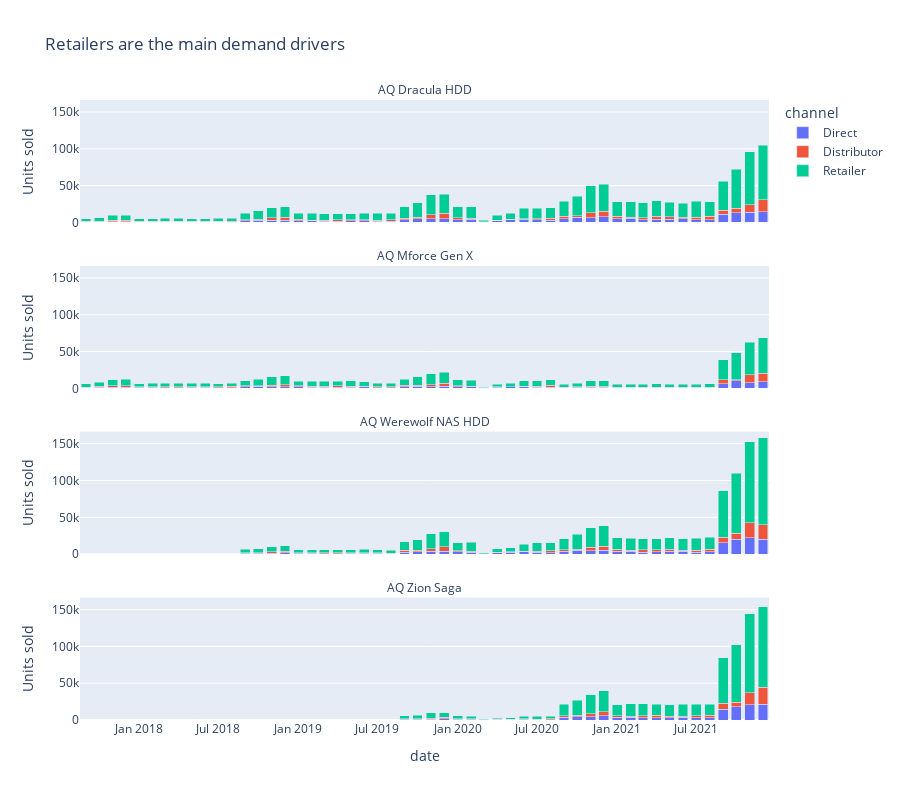

This figure's notebook cell:
### Code cell
# Plot historic bar chart

fig=px.bar(monthly_channel_sales_df,
           x='date',
           y='channel_sales',
           color='channel',
           barmode='stack',
           facet_col='display_name',
           facet_col_wrap=1,
           height=800,
           title='Retailers are the main demand drivers')

# Remove the 'display_name=' part of the annotations
fig.for_each_annotation(lambda a: a.update(text = a.text.split('=')[1]))

fig.update_yaxes(title='Units sold')

fig.show()

### Figure 1 — Plotly figure (JSON) as saved in the notebook; plotly's stock layout.template omitted (floating-point values rounded to 4 significant figures)
{"data": [{"alignmentgroup": "True", "hovertemplate": "channel=Direct<br>display_name=AQ Dracula HDD<br>date=%{x}<br>channel_sales=%{y}<extra></extra>", "legendgroup": "Direct", "marker": {"color": "#636efa", "pattern": {"shape": ""}}, "name": "Direct", "offsetgroup": "Direct", "orientation": "v", "showlegend": true, "textposition": "auto", "type": "bar", "x": ["2017-09-01", "2017-10-01", "2017-11-01", "2017-12-01", "2018-01-01", "2018-02-01", "2018-03-01", "2018-04-01", "2018-05-01", "2018-06-01", "2018-07-01", "2018-08-01", "2018-09-01", "2018-10-01", "2018-11-01", "2018-12-01", "2019-01-01", "2019-02-01", "2019-03-01", "2019-04-01", "2019-05-01", "2019-06-01", "2019-07-01", "2019-08-01", "2019-09-01", "2019-10-01", "2019-11-01", "2019-12-01", "2020-01-01", "2020-02-01", "2020-03-01", "2020-04-01", "2020-05-01", "2020-06-01", "2020-07-01", "2020-08-01", "2020-09-01", "2020-10-01", "2020-11-01", "2020-12-01", "2021-01-01", "2021-02-01", "2021-03-01", "2021-04-01", "2021-05-01", "2021-06-01", "2021-07-01", "2021-08-01", "2021-09-01", "2021-10-01", "2021-11-01", "2021-12-01"], "xaxis": "x4", "y": [992, 1186, 1129, 1203, 891, 1025, 711, 768, 1019, 995, 704, 500, 2132, 2830, 3093, 3182, 2484, 2474, 1727, 1588, 2346, 2112, 1631, 1709, 3663, 5010, 4930, 5048, 3799, 4124, 501, 2750, 3927, 4208, 3352, 2897, 5016, 7138, 6701, 7480, 4966, 5504, 3844, 4039, 4691, 4970, 3945, 3784, 11091, 12904, 13949, 14305], "yaxis": "y4"}, {"alignmentgroup": "True", "hovertemplate": "channel=Direct<br>display_name=AQ Mforce Gen X<br>date=%{x}<br>channel_sales=%{y}<extra></extra>", "legendgroup": "Direct", "marker": {"color": "#636efa", "pattern": {"shape": ""}}, "name": "Direct", "offsetgroup": "Direct", "orientation": "v", "showlegend": false, "textposition": "auto", "type": "bar", "x": ["2017-09-01", "2017-10-01", "2017-11-01", "2017-12-01", "2018-01-01", "2018-02-01", "2018-03-01", "2018-04-01", "2018-05-01", "2018-06-01", "2018-07-01", "2018-08-01", "2018-09-01", "2018-10-01", "2018-11-01", "2018-12-01", "2019-01-01", "2019-02-01", "2019-03-01", "2019-04-01", "2019-05-01", "2019-06-01", "2019-07-01", "2019-08-01", "2019-09-01", "2019-10-01", "2019-11-01", "2019-12-01", "2020-01-01", "2020-02-01", "2020-03-01", "2020-04-01", "2020-05-01", "2020-06-01", "2020-07-01", "2020-08-01", "2020-09-01", "2020-10-01", "2020-11-01", "2020-12-01", "2021-01-01", "2021-02-01", "2021-03-01", "2021-04-01", "2021-05-01", "2021-06-01", "2021-07-01", "2021-08-01", "2021-09-01", "2021-10-01", "2021-11-01", "2021-12-01"], "xaxis": "x3", "y": [1035, 1534, 1372, 1507, 1323, 1233, 799, 862, 1149, 1249, 902, 783, 2032, 2468, 2186, 2369, 1911, 1718, 1315, 1205, 1752, 1870, 950, 885, 2121, 2754, 2290, 3127, 2122, 1778, 265, 1594, 2149, 2491, 1762, 1740, 1022, 1619, 1340, 1441, 937, 1114, 716, 834, 857, 820, 679, 923, 6245, 10038, 7857, 9221], "yaxis": "y3"}, {"alignmentgroup": "True", "hovertemplate": "channel=Direct<br>display_name=AQ Werewolf NAS HDD<br>date=%{x}<br>channel_sales=%{y}<extra></extra>", "legendgroup": "Direct", "marker": {"color": "#636efa", "pattern": {"shape": ""}}, "name": "Direct", "offsetgroup": "Direct", "orientation": "v", "showlegend": false, "textposition": "auto", "type": "bar", "x": ["2018-09-01", "2018-10-01", "2018-11-01", "2018-12-01", "2019-01-01", "2019-02-01", "2019-03-01", "2019-04-01", "2019-05-01", "2019-06-01", "2019-07-01", "2019-08-01", "2019-09-01", "2019-10-01", "2019-11-01", "2019-12-01", "2020-01-01", "2020-02-01", "2020-03-01", "2020-04-01", "2020-05-01", "2020-06-01", "2020-07-01", "2020-08-01", "2020-09-01", "2020-10-01", "2020-11-01", "2020-12-01", "2021-01-01", "2021-02-01", "2021-03-01", "2021-04-01", "2021-05-01", "2021-06-01", "2021-07-01", "2021-08-01", "2021-09-01", "2021-10-01", "2021-11-01", "2021-12-01"], "xaxis": "x2", "y": [1056, 1435, 1514, 1734, 1176, 1194, 753, 845, 1065, 1216, 1001, 852, 2714, 3568, 3742, 4256, 3159, 2746, 359, 1953, 2764, 3347, 2912, 2140, 3621, 5057, 4601, 5131, 4015, 3830, 2905, 3091, 3853, 3726, 2867, 3138, 15564, 20139, 22519, 20456], "yaxis": "y2"}, {"alignmentgroup": "True", "hovertemplate": "channel=Direct<br>display_name=AQ Zion Saga<br>date=%{x}<br>channel_sales=%{y}<extra></extra>", "legendgroup": "Direct", "marker": {"color": "#636efa", "pattern": {"shape": ""}}, "name": "Direct", "offsetgroup": "Direct", "orientation": "v", "showlegend": false, "textposition": "auto", "type": "bar", "x": ["2019-09-01", "2019-10-01", "2019-11-01", "2019-12-01", "2020-01-01", "2020-02-01", "2020-03-01", "2020-04-01", "2020-05-01", "2020-06-01", "2020-07-01", "2020-08-01", "2020-09-01", "2020-10-01", "2020-11-01", "2020-12-01", "2021-01-01", "2021-02-01", "2021-03-01", "2021-04-01", "2021-05-01", "2021-06-01", "2021-07-01", "2021-08-01", "2021-09-01", "2021-10-01", "2021-11-01", "2021-12-01"], "xaxis": "x", "y": [916, 1194, 1164, 1781, 1068, 944, 138, 661, 1161, 1170, 662, 651, 3817, 4556, 4493, 5768, 3429, 4047, 2730, 3128, 3378, 3826, 2786, 3306, 14427, 18188, 21051, 21205], "yaxis": "y"}, {"alignmentgroup": "True", "hovertemplate": "channel=Distributor<br>display_name=AQ Dracula HDD<br>date=%{x}<br>channel_sales=%{y}<extra></extra>", "legendgroup": "Distributor", "marker": {"color": "#EF553B", "pattern": {"shape": ""}}, "name": "Distributor", "offsetgroup": "Distributor", "orientation": "v", "showlegend": true, "textposition": "auto", "type": "bar", "x": ["2017-09-01", "2017-10-01", "2017-11-01", "2017-12-01", "2018-01-01", "2018-02-01", "2018-03-01", "2018-04-01", "2018-05-01", "2018-06-01", "2018-07-01", "2018-08-01", "2018-09-01", "2018-10-01", "2018-11-01", "2018-12-01", "2019-01-01", "2019-02-01", "2019-03-01", "2019-04-01", "2019-05-01", "2019-06-01", "2019-07-01", "2019-08-01", "2019-09-01", "2019-10-01", "2019-11-01", "2019-12-01", "2020-01-01", "2020-02-01", "2020-03-01", "2020-04-01", "2020-05-01", "2020-06-01", "2020-07-01", "2020-08-01", "2020-09-01", "2020-10-01", "2020-11-01", "2020-12-01", "2021-01-01", "2021-02-01", "2021-03-01", "2021-04-01", "2021-05-01", "2021-06-01", "2021-07-01", "2021-08-01", "2021-09-01", "2021-10-01", "2021-11-01", "2021-12-01"], "xaxis": "x4", "y": [611, 576, 1986, 1826, 603, 362, 1204, 1133, 471, 699, 846, 1163, 1493, 1521, 3013, 3702, 1719, 708, 1591, 1974, 1508, 1252, 1618, 1969, 2193, 2090, 5723, 7388, 2585, 1352, 343, 453, 385, 608, 1812, 2640, 3138, 2039, 6229, 7450, 3759, 1512, 2619, 4681, 2899, 1791, 3406, 4809, 5586, 6237, 10207, 16553], "yaxis": "y4"}, {"alignmentgroup": "True", "hovertemplate": "channel=Distributor<br>display_name=AQ Mforce Gen X<br>date=%{x}<br>channel_sales=%{y}<extra></extra>", "legendgroup": "Distributor", "marker": {"color": "#EF553B", "pattern": {"shape": ""}}, "name": "Distributor", "offsetgroup": "Distributor", "orientation": "v", "showlegend": false, "textposition": "auto", "type": "bar", "x": ["2017-09-01", "2017-10-01", "2017-11-01", "2017-12-01", "2018-01-01", "2018-02-01", "2018-03-01", "2018-04-01", "2018-05-01", "2018-06-01", "2018-07-01", "2018-08-01", "2018-09-01", "2018-10-01", "2018-11-01", "2018-12-01", "2019-01-01", "2019-02-01", "2019-03-01", "2019-04-01", "2019-05-01", "2019-06-01", "2019-07-01", "2019-08-01", "2019-09-01", "2019-10-01", "2019-11-01", "2019-12-01", "2020-01-01", "2020-02-01", "2020-03-01", "2020-04-01", "2020-05-01", "2020-06-01", "2020-07-01", "2020-08-01", "2020-09-01", "2020-10-01", "2020-11-01", "2020-12-01", "2021-01-01", "2021-02-01", "2021-03-01", "2021-04-01", "2021-05-01", "2021-06-01", "2021-07-01", "2021-08-01", "2021-09-01", "2021-10-01", "2021-11-01", "2021-12-01"], "xaxis": "x3", "y": [656, 1037, 2181, 2229, 607, 852, 1080, 1042, 805, 694, 886, 1772, 1252, 1024, 2188, 2732, 1335, 1012, 1367, 2027, 1224, 834, 939, 1037, 1727, 1358, 2644, 3465, 1288, 695, 155, 308, 246, 256, 970, 2082, 682, 518, 1295, 1244, 311, 257, 533, 836, 632, 322, 850, 640, 5581, 1288, 10724, 11492], "yaxis": "y3"}, {"alignmentgroup": "True", "hovertemplate": "channel=Distributor<br>display_name=AQ Werewolf NAS HDD<br>date=%{x}<br>channel_sales=%{y}<extra></extra>", "legendgroup": "Distributor", "marker": {"color": "#EF553B", "pattern": {"shape": ""}}, "name": "Distributor", "offsetgroup": "Distributor", "orientation": "v", "showlegend": false, "textposition": "auto", "type": "bar", "x": ["2018-09-01", "2018-10-01", "2018-11-01", "2018-12-01", "2019-01-01", "2019-02-01", "2019-03-01", "2019-04-01", "2019-05-01", "2019-06-01", "2019-07-01", "2019-08-01", "2019-09-01", "2019-10-01", "2019-11-01", "2019-12-01", "2020-01-01", "2020-02-01", "2020-03-01", "2020-04-01", "2020-05-01", "2020-06-01", "2020-07-01", "2020-08-01", "2020-09-01", "2020-10-01", "2020-11-01", "2020-12-01", "2021-01-01", "2021-02-01", "2021-03-01", "2021-04-01", "2021-05-01", "2021-06-01", "2021-07-01", "2021-08-01", "2021-09-01", "2021-10-01", "2021-11-01", "2021-12-01"], "xaxis": "x2", "y": [1127, 532, 1552, 2327, 801, 585, 877, 967, 1034, 601, 825, 635, 2312, 1803, 3583, 5735, 1626, 1214, 194, 373, 389, 445, 1026, 2685, 2091, 1427, 4803, 5715, 2753, 1543, 3009, 2612, 2746, 1250, 2269, 3588, 7665, 8222, 20350, 19722], "yaxis": "y2"}, {"alignmentgroup": "True", "hovertemplate": "channel=Distributor<br>display_name=AQ Zion Saga<br>date=%{x}<br>channel_sales=%{y}<extra></extra>", "legendgroup": "Distributor", "marker": {"color": "#EF553B", "pattern": {"shape": ""}}, "name": "Distributor", "offsetgroup": "Distributor", "orientation": "v", "showlegend": false, "textposition": "auto", "type": "bar", "x": ["2019-09-01", "2019-10-01", "2019-11-01", "2019-12-01", "2020-01-01", "2020-02-01", "2020-03-01", "2020-04-01", "2020-05-01", "2020-06-01", "2020-07-01", "2020-08-01", "2020-09-01", "2020-10-01", "2020-11-01", "2020-12-01", "2021-01-01", "2021-02-01", "2021-03-01", "2021-04-01", "2021-05-01", "2021-06-01", "2021-07-01", "2021-08-01", "2021-09-01", "2021-10-01", "2021-11-01", "2021-12-01"], "xaxis": "x", "y": [810, 175, 1538, 1777, 835, 497, 67, 114, 108, 213, 274, 888, 1792, 2014, 3686, 5248, 2421, 1175, 3057, 3512, 1896, 1174, 2895, 3211, 8566, 5895, 15786, 23403], "yaxis": "y"}, {"alignmentgroup": "True", "hovertemplate": "channel=Retailer<br>display_name=AQ Dracula HDD<br>date=%{x}<br>channel_sales=%{y}<extra></extra>", "legendgroup": "Retailer", "marker": {"color": "#00cc96", "pattern": {"shape": ""}}, "name": "Retailer", "offsetgroup": "Retailer", "orientation": "v", "showlegend": true, "textposition": "auto", "type": "bar", "x": ["2017-09-01", "2017-10-01", "2017-11-01", "2017-12-01", "2018-01-01", "2018-02-01", "2018-03-01", "2018-04-01", "2018-05-01", "2018-06-01", "2018-07-01", "2018-08-01", "2018-09-01", "2018-10-01", "2018-11-01", "2018-12-01", "2019-01-01", "2019-02-01", "2019-03-01", "2019-04-01", "2019-05-01", "2019-06-01", "2019-07-01", "2019-08-01", "2019-09-01", "2019-10-01", "2019-11-01", "2019-12-01", "2020-01-01", "2020-02-01", "2020-03-01", "2020-04-01", "2020-05-01", "2020-06-01", "2020-07-01", "2020-08-01", "2020-09-01", "2020-10-01", "2020-11-01", "2020-12-01", "2021-01-01", "2021-02-01", "2021-03-01", "2021-04-01", "2021-05-01", "2021-06-01", "2021-07-01", "2021-08-01", "2021-09-01", "2021-10-01", "2021-11-01", "2021-12-01"], "xaxis": "x4", "y": [3634, 4710, 6527, 6543, 3729, 3669, 3923, 3689, 3622, 3560, 3960, 3736, 8957, 11512, 14189, 14406, 8139, 9433, 8629, 8532, 8271, 8811, 8979, 8918, 15201, 19492, 26715, 25571, 15003, 15537, 2134, 6447, 8087, 14509, 14261, 14504, 20540, 26756, 37126, 36881, 19436, 21289, 20432, 20755, 20060, 19651, 21394, 19845, 39547, 53474, 72086, 73768], "yaxis": "y4"}, {"alignmentgroup": "True", "hovertemplate": "channel=Retailer<br>display_name=AQ Mforce Gen X<br>date=%{x}<br>channel_sales=%{y}<extra></extra>", "legendgroup": "Retailer", "marker": {"color": "#00cc96", "pattern": {"shape": ""}}, "name": "Retailer", "offsetgroup": "Retailer", "orientation": "v", "showlegend": false, "textposition": "auto", "type": "bar", "x": ["2017-09-01", "2017-10-01", "2017-11-01", "2017-12-01", "2018-01-01", "2018-02-01", "2018-03-01", "2018-04-01", "2018-05-01", "2018-06-01", "2018-07-01", "2018-08-01", "2018-09-01", "2018-10-01", "2018-11-01", "2018-12-01", "2019-01-01", "2019-02-01", "2019-03-01", "2019-04-01", "2019-05-01", "2019-06-01", "2019-07-01", "2019-08-01", "2019-09-01", "2019-10-01", "2019-11-01", "2019-12-01", "2020-01-01", "2020-02-01", "2020-03-01", "2020-04-01", "2020-05-01", "2020-06-01", "2020-07-01", "2020-08-01", "2020-09-01", "2020-10-01", "2020-11-01", "2020-12-01", "2021-01-01", "2021-02-01", "2021-03-01", "2021-04-01", "2021-05-01", "2021-06-01", "2021-07-01", "2021-08-01", "2021-09-01", "2021-10-01", "2021-11-01", "2021-12-01"], "xaxis": "x3", "y": [4497, 5817, 7817, 8307, 4560, 4516, 4886, 4788, 4781, 4821, 4523, 4464, 6925, 8811, 11347, 11950, 6580, 6966, 6840, 6640, 7180, 6290, 5162, 5038, 8271, 11351, 14811, 15218, 8290, 8161, 1182, 3327, 4479, 7639, 7823, 7930, 3717, 4992, 7372, 7482, 4152, 4193, 4313, 4204, 4091, 4282, 4239, 4398, 26712, 36772, 44247, 47906], "yaxis": "y3"}, {"alignmentgroup": "True", "hovertemplate": "channel=Retailer<br>display_name=AQ Werewolf NAS HDD<br>date=%{x}<br>channel_sales=%{y}<extra></extra>", "legendgroup": "Retailer", "marker": {"color": "#00cc96", "pattern": {"shape": ""}}, "name": "Retailer", "offsetgroup": "Retailer", "orientation": "v", "showlegend": false, "textposition": "auto", "type": "bar", "x": ["2018-09-01", "2018-10-01", "2018-11-01", "2018-12-01", "2019-01-01", "2019-02-01", "2019-03-01", "2019-04-01", "2019-05-01", "2019-06-01", "2019-07-01", "2019-08-01", "2019-09-01", "2019-10-01", "2019-11-01", "2019-12-01", "2020-01-01", "2020-02-01", "2020-03-01", "2020-04-01", "2020-05-01", "2020-06-01", "2020-07-01", "2020-08-01", "2020-09-01", "2020-10-01", "2020-11-01", "2020-12-01", "2021-01-01", "2021-02-01", "2021-03-01", "2021-04-01", "2021-05-01", "2021-06-01", "2021-07-01", "2021-08-01", "2021-09-01", "2021-10-01", "2021-11-01", "2021-12-01"], "xaxis": "x2", "y": [4166, 5479, 6820, 7503, 4128, 4422, 4256, 4398, 4140, 4597, 4391, 4002, 11822, 14345, 20355, 20708, 10806, 12080, 1598, 5053, 5820, 9390, 11442, 10507, 15504, 20744, 26558, 27560, 15474, 16020, 15238, 15039, 15998, 15752, 16155, 16022, 63140, 81406, 109627, 117862], "yaxis": "y2"}, {"alignmentgroup": "True", "hovertemplate": "channel=Retailer<br>display_name=AQ Zion Saga<br>date=%{x}<br>channel_sales=%{y}<extra></extra>", "legendgroup": "Retailer", "marker": {"color": "#00cc96", "pattern": {"shape": ""}}, "name": "Retailer", "offsetgroup": "Retailer", "orientation": "v", "showlegend": false, "textposition": "auto", "type": "bar", "x": ["2019-09-01", "2019-10-01", "2019-11-01", "2019-12-01", "2020-01-01", "2020-02-01", "2020-03-01", "2020-04-01", "2020-05-01", "2020-06-01", "2020-07-01", "2020-08-01", "2020-09-01", "2020-10-01", "2020-11-01", "2020-12-01", "2021-01-01", "2021-02-01", "2021-03-01", "2021-04-01", "2021-05-01", "2021-06-01", "2021-07-01", "2021-08-01", "2021-09-01", "2021-10-01", "2021-11-01", "2021-12-01"], "xaxis": "x", "y": [3808, 4918, 7081, 6280, 3853, 3800, 537, 1872, 1978, 3852, 4088, 3629, 16051, 20248, 25852, 28550, 15056, 16719, 16429, 15037, 15713, 16655, 15399, 14752, 61253, 78308, 107507, 109567], "yaxis": "y"}], "layout": {"annotations": [{"font": {}, "showarrow": false, "text": "AQ Zion Saga", "x": 0.5, "xanchor": "center", "xref": "paper", "y": 0.1975, "yanchor": "bottom", "yref": "paper"}, {"font": {}, "showarrow": false, "text": "AQ Werewolf NAS HDD", "x": 0.5, "xanchor": "center", "xref": "paper", "y": 0.465, "yanchor": "bottom", "yref": "paper"}, {"font": {}, "showarrow": false, "text": "AQ Mforce Gen X", "x": 0.5, "xanchor": "center", "xref": "paper", "y": 0.7325, "yanchor": "bottom", "yref": "paper"}, {"font": {}, "showarrow": false, "text": "AQ Dracula HDD", "x": 0.5, "xanchor": "center", "xref": "paper", "y": 1, "yanchor": "bottom", "yref": "paper"}], "barmode": "stack", "height": 800, "legend": {"title": {"text": "channel"}, "tracegroupgap": 0}, "title": {"text": "Retailers are the main demand drivers"}, "xaxis": {"anchor": "y", "domain": [0, 1], "title": {"text": "date"}}, "xaxis2": {"anchor": "y2", "domain": [0, 1], "matches": "x", "showticklabels": false}, "xaxis3": {"anchor": "y3", "domain": [0, 1], "matches": "x", "showticklabels": false}, "xaxis4": {"anchor": "y4", "domain": [0, 1], "matches": "x", "showticklabels": false}, "yaxis": {"anchor": "x", "domain": [0, 0.1975], "title": {"text": "Units sold"}}, "yaxis2": {"anchor": "x2", "domain": [0.2675, 0.465], "matches": "y", "title": {"text": "Units sold"}}, "yaxis3": {"anchor": "x3", "domain": [0.535, 0.7325], "matches": "y", "title": {"text": "Units sold"}}, "yaxis4": {"anchor": "x4", "domain": [0.8025, 1], "matches": "y", "title": {"text": "Units sold"}}}}
